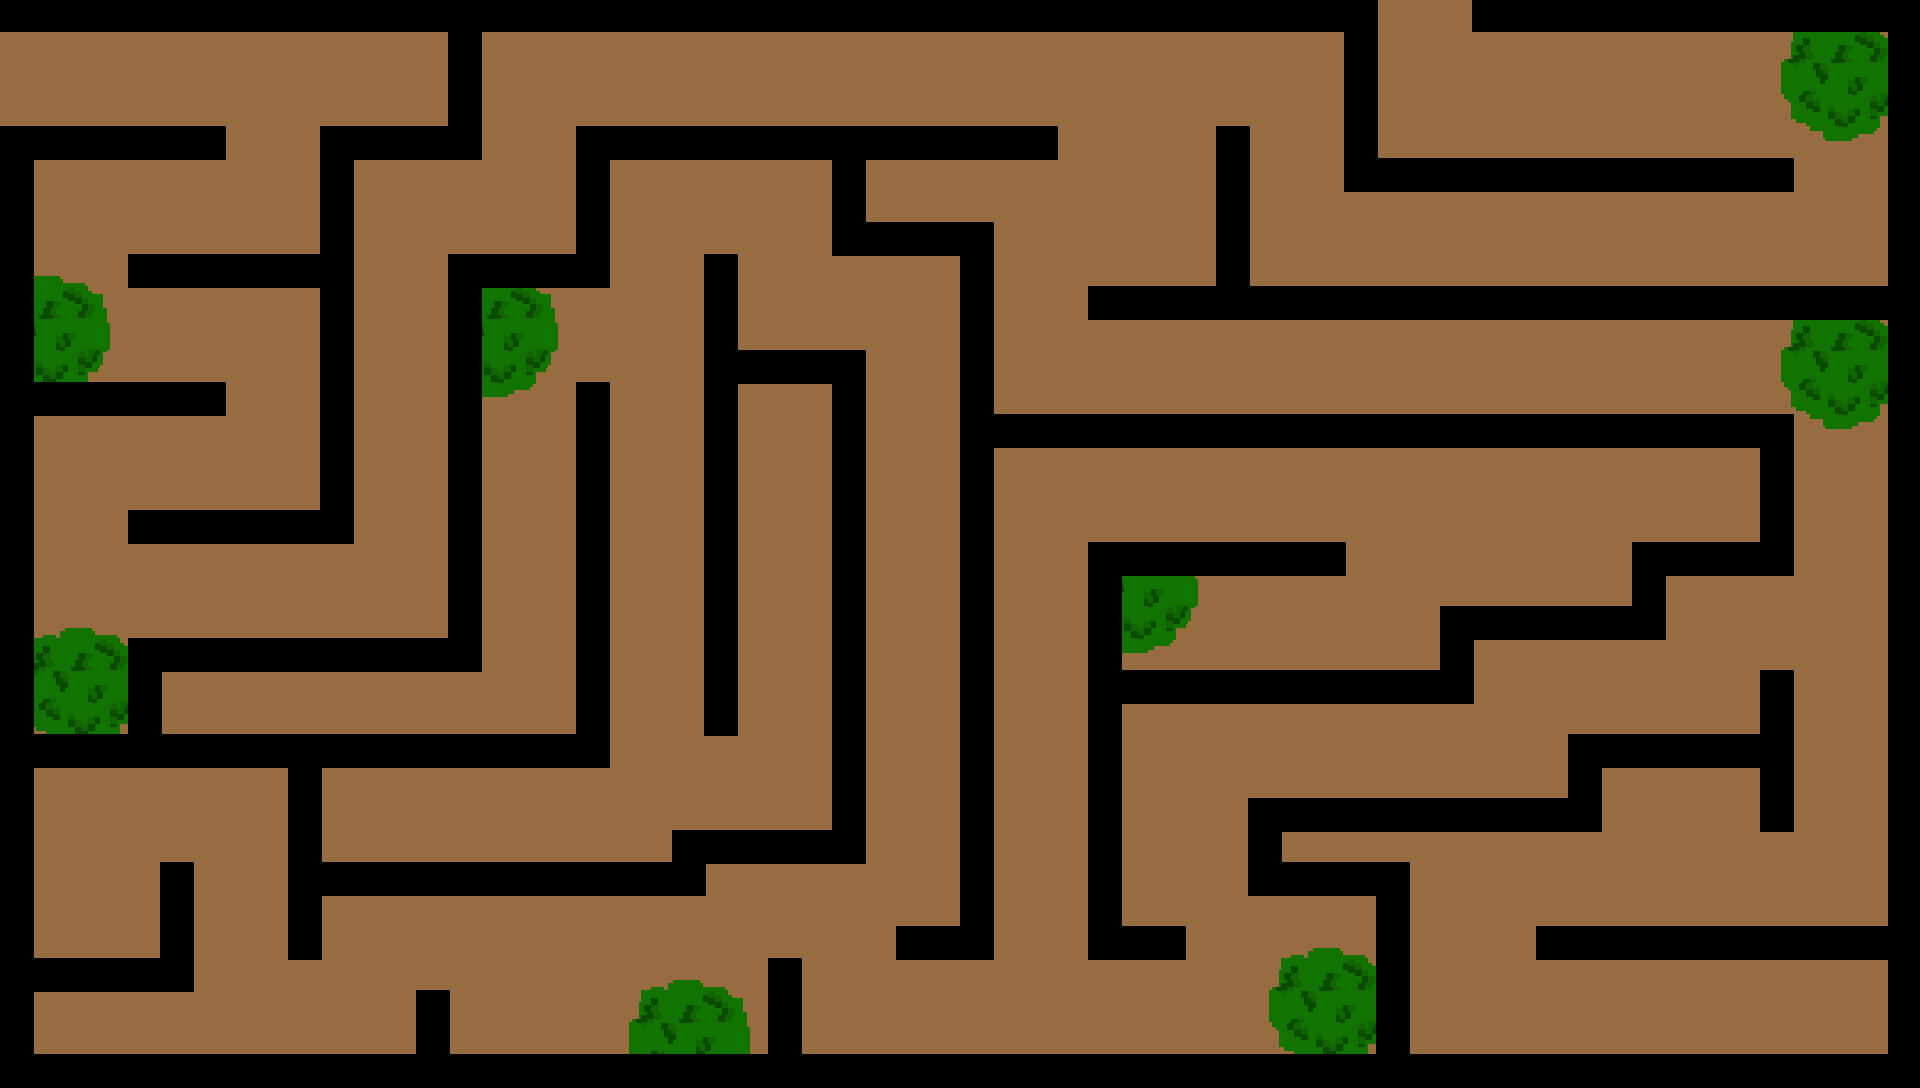

This is a level from a 2D game, rendered from its Tiled map with the project's own tilesets. A one-line summary and the map file follow, with tile-layer data summarised:
An orthogonal 60x34 tile map with 32x32 px tiles, 3 tile layers (piso, trees, laberinto) and 3 objects.

<map version="1.4" tiledversion="1.4.3" orientation="orthogonal" renderorder="right-down" width="60" height="34" tilewidth="32" tileheight="32" infinite="0" nextlayerid="11" nextobjectid="10">
 <tileset firstgid="1" source="TILESET1-1.tsx" />
 <layer id="1" name="piso" width="60" height="34">
  <data>[2040 cells, 2040 non-empty, 1 distinct tile ids]</data>
 </layer>
 <layer id="3" name="trees" width="60" height="34">
  <data>[2040 cells, 189 non-empty, 22 distinct tile ids]</data>
 </layer>
 <layer id="2" name="laberinto" width="60" height="34">
  <data>[2040 cells, 564 non-empty, 1 distinct tile ids]</data>
 </layer>
 <objectgroup id="9" name="Colisiones">
  <object id="7" x="0" y="0">
   <polygon points="0,0 1376,0 1376,160 1792,160 1792,192 1344,192 1344,32 480,32 480,160 352,160 352,544 128,544 128,512 320,512 320,288 128,288 128,256 320,256 320,128 448,128 448,32 0,32" />
  </object>
  <object id="8" x="1472" y="0">
   <polygon points="0,0 0,32 416,32 416,288 -224,288 -224,128 -256,128 -256,288 -384,288 -384,320 416,320 416,928 64,928 64,960 416,960 416,1056 -64,1056 -64,864 -192,864 -192,832 128,832 128,768 288,768 288,800 288,832 320,832 320,672 288,672 288,736 96,736 96,800 -224,800 -224,896 -96,896 -96,1056 -672,1056 -672,960 -704,960 -704,1056 -1024,1056 -1024,992 -1056,992 -1056,1056 -1440,1056 -1440,992 -1280,992 -1280,864 -1312,864 -1312,960 -1440,960 -1440,768 -1184,768 -1184,960 -1152,960 -1152,896 -768,896 -768,864 -608,864 -608,352 -736,352 -736,256 -768,256 -768,736 -736,736 -736,384 -640,384 -640,832 -800,832 -800,864 -1152,864 -1152,768 -864,768 -864,384 -896,384 -896,736 -1312,736 -1312,672 -992,672 -992,288 -864,288 -864,160 -640,160 -640,256 -512,256 -512,928 -576,928 -576,960 -480,960 -480,448 288,448 288,544 160,544 160,608 -32,608 -32,672 -352,672 -352,576 -128,576 -128,544 -384,544 -384,960 -288,960 -288,928 -352,928 -352,704 0,704 0,640 192,640 192,576 320,576 320,416 -480,416 -480,224 -608,224 -608,160 -416,160 -416,128 -896,128 -896,256 -1024,256 -1024,640 -1344,640 -1344,736 -1440,736 -1440,416 -1248,416 -1248,384 -1440,384 -1440,160 -1248,160 -1248,128 -1472,128 -1472,1088 448,1088 448,0" />
  </object>
 </objectgroup>
 <objectgroup id="10" name="Fin">
  <object id="9" x="1376" y="0" width="96" height="32" />
 </objectgroup>
</map>
